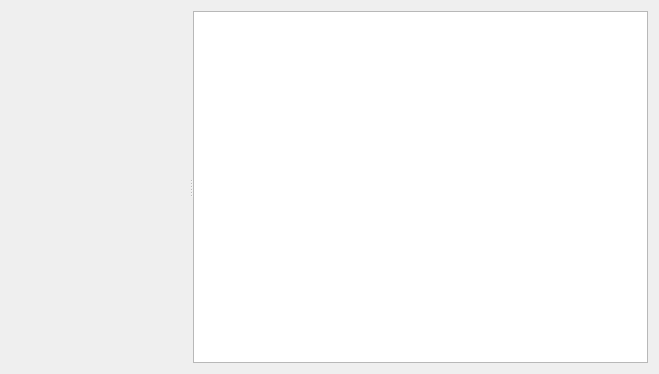
<?xml version="1.0" encoding="UTF-8"?>
<ui version="4.0">
 <class>XImageViewer</class>
 <widget class="QWidget" name="XImageViewer">
  <property name="geometry">
   <rect>
    <x>0</x>
    <y>0</y>
    <width>659</width>
    <height>374</height>
   </rect>
  </property>
  <property name="windowTitle">
   <string>Form</string>
  </property>
  <layout class="QHBoxLayout" name="horizontalLayout">
   <item>
    <widget class="QSplitter" name="splitter">
     <property name="orientation">
      <enum>Qt::Horizontal</enum>
     </property>
     <widget class="XImageDlg" name="imgDlg" native="true"/>
     <widget class="QTextEdit" name="textEdit"/>
    </widget>
   </item>
  </layout>
 </widget>
 <customwidgets>
  <customwidget>
   <class>XImageDlg</class>
   <extends>QWidget</extends>
   <header>ximagedlg.h</header>
   <container>1</container>
  </customwidget>
 </customwidgets>
 <resources/>
 <connections/>
</ui>
